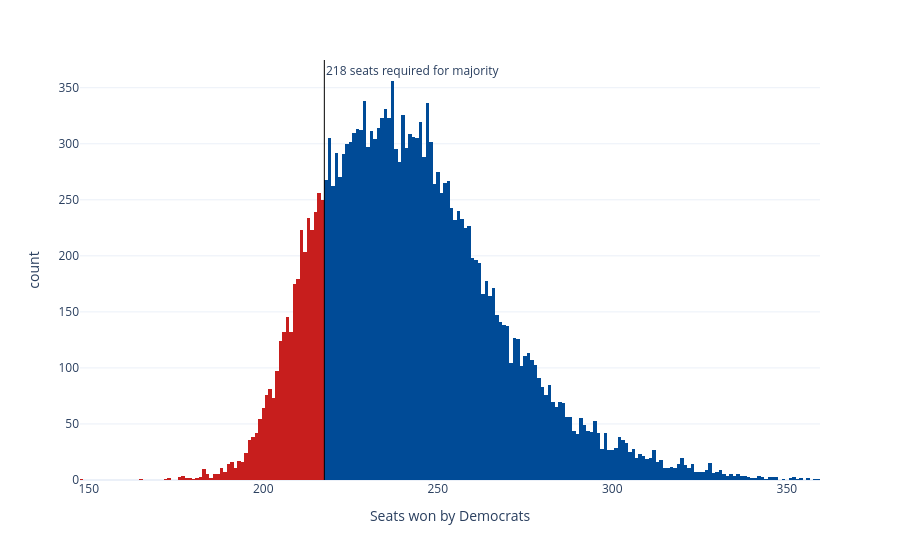

Notebook code for this chart:
### Code cell
sims_hist = px.histogram(seat_sims, x='seats', nbins=np.unique(seat_sims['seats']).shape[0]*2, color='winner',
                         color_discrete_map={'Democrats': '#004b97', 'Republicans': '#c71e1d'},
                         labels={'seats':'Seats won by Democrats', 'winner': 'Winner'}, template='plotly_white')
sims_hist.update_traces(showlegend=False)
sims_hist.add_vline(x=217.5, line_width=1, line_color='black', annotation_text='218 seats required for majority', 
                    annotation_position='top right')
sims_hist

### Figure 1 — Plotly figure (JSON) as saved in the notebook; plotly's stock layout.template omitted (floating-point values rounded to 4 significant figures; data arrays with more than 128 entries replaced by an {"elided": "..."} marker saying what was removed)
{"data": [{"bingroup": "x", "hovertemplate": "Winner=Republicans<br>Seats won by Democrats=%{x}<br>count=%{y}<extra></extra>", "legendgroup": "Republicans", "marker": {"color": "#c71e1d", "pattern": {"shape": ""}}, "name": "Republicans", "nbinsx": 368, "orientation": "v", "showlegend": false, "type": "histogram", "x": {"elided": "3241 int values"}, "xaxis": "x", "yaxis": "y"}, {"bingroup": "x", "hovertemplate": "Winner=Democrats<br>Seats won by Democrats=%{x}<br>count=%{y}<extra></extra>", "legendgroup": "Democrats", "marker": {"color": "#004b97", "pattern": {"shape": ""}}, "name": "Democrats", "nbinsx": 368, "orientation": "v", "showlegend": false, "type": "histogram", "x": {"elided": "16759 int values"}, "xaxis": "x", "yaxis": "y"}], "layout": {"annotations": [{"showarrow": false, "text": "218 seats required for majority", "x": 217.5, "xanchor": "left", "xref": "x", "y": 1, "yanchor": "top", "yref": "y domain"}], "barmode": "relative", "legend": {"title": {"text": "Winner"}, "tracegroupgap": 0}, "margin": {"t": 60}, "shapes": [{"line": {"color": "black", "width": 1}, "type": "line", "x0": 217.5, "x1": 217.5, "xref": "x", "y0": 0, "y1": 1, "yref": "y domain"}], "xaxis": {"anchor": "y", "domain": [0, 1], "title": {"text": "Seats won by Democrats"}}, "yaxis": {"anchor": "x", "domain": [0, 1], "title": {"text": "count"}}}}
